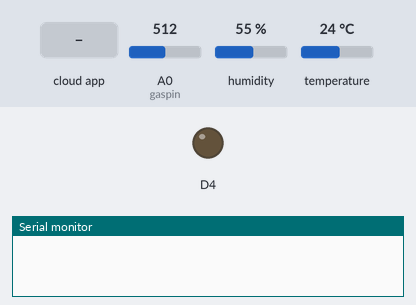
Bench run of a sketch on a simulated ESP8266 (NodeMCU). Parts: output pins drawn as LEDs (lit = HIGH), the last lines printed to the serial monitor. Inputs (shaded band) come from the test bench; at power-on: A0 (gaspin) = 512, humidity 55 %, temperature 24 °C. WiFi joins after 1.5 s; servers stay silent unless stated; the Firebase database answers and starts empty; pins used as bus, display or sensor lines are not drawn.

Above: at 3.4 s.
3.5 s: the phone or cloud app sets led to 1
At 6.1 s:
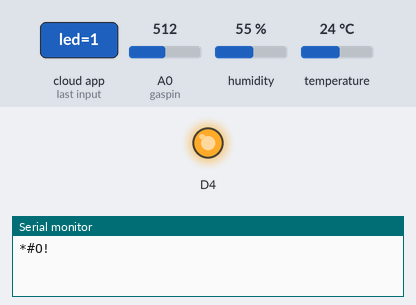
29.8 s: the phone or cloud app sets led to 0
At 32.1 s:
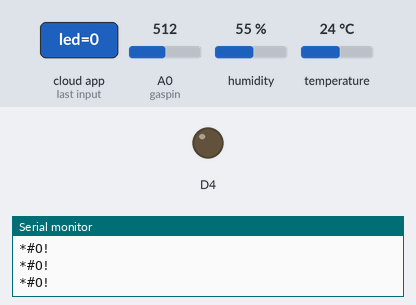
Timing chart, 0 to 33.4 s (numbered marks = the images above; inputs shaded):
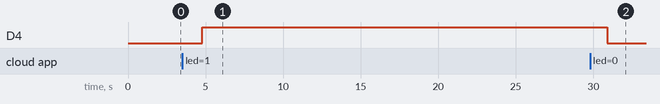

The sketch:

NodeMCU.ino
```cpp
// (licence header left out)
// FirebaseDemo_ESP8266 is a sample that demo the different functions
// of the FirebaseArduino API.

#include <ESP8266WiFi.h>
#include <FirebaseArduino.h>
#include <DHT.h>
#define DHTPIN D5
#define DHTTYPE DHT11
DHT dht (DHTPIN,DHTTYPE);

#define FIREBASE_HOST "host"
#define FIREBASE_AUTH "auth"


#define WIFI_SSID "mathews"
#define WIFI_PASSWORD "12345678"
const int trigPin = D5;
const int gaspin = A0;
int lightpin = D7;


int light;
int gas;

int airq;
int ht;
int tm;

char readh[17];
char readt[17];
char readg[17];
char reade[17];

char readm[5];

String mega;

String mega_emergency;

bool e = 0;

long duration;
int distance;
String current_emergency;
void setup() {
  pinMode(DHTPIN,INPUT);
  dht.begin();
  pinMode(trigPin, OUTPUT); // Sets the trigPin as an Output
  pinMode(gaspin, INPUT);
  pinMode(lightpin, INPUT);
  pinMode(D4,OUTPUT);
  Serial.begin(9600);

  // connect to wifi.
  WiFi.begin(WIFI_SSID, WIFI_PASSWORD);
  // Serial.println("connecting");
  while (WiFi.status() != WL_CONNECTED) {
    // Serial.print(".");
    delay(500);
  }
  // Serial.println();
  // Serial.print("connected: ");
  // Serial.println(WiFi.localIP());

  Firebase.begin(FIREBASE_HOST, FIREBASE_AUTH);
  Firebase.setString("emergencies", "");
  Firebase.setInt("AIR_QUALITY", 0);
  Firebase.setInt("HUMIDITY", 0);
  Firebase.setInt("TEMPERATURE", 0);
  Firebase.setBool("EMERGENCY2", 0);
  // Serial.println("updated the firebase vars");

}

int ledDb;
char air;
char serial;
void loop() {
  serial = Serial.read();
  if(serial)

  ledDb=Firebase.getInt("led");
  if(ledDb==1){
    digitalWrite(D4,HIGH);
  }else{
    digitalWrite(D4,LOW);
  }
  // Clears the trigPin
  digitalWrite(trigPin, LOW);
  delayMicroseconds(2);

  light = analogRead(D7);
  gas = analogRead(A0);

  // Sets the trigPin on HIGH state for 10 micro seconds
  digitalWrite(trigPin, HIGH);
  delayMicroseconds(10);
  digitalWrite(trigPin, LOW);


  // Serial.readBytesUntil('_', readg, 10);
  // Serial.readBytesUntil('.', readh, 10);
  // Serial.readBytesUntil('#', readt, 10);
  // Serial.readBytesUntil('!', reade, 10);

  Serial.readBytesUntil('.', readm, 5);


  // Serial.println(readg);
  // Serial.println(readh);
  // Serial.println(readt);
  // Serial.println(readt);

  // Serial.println("hellow");

  // Reads the echoPin, returns the sound wave travel time in microseconds


  // Calculating the distance
  distance= duration*0.034/2;
  // Prints the distance on the Serial Monitor
  // Serial.print(light);
  // Serial.print("Distance: ");


  // delay(2000);
  // delay(2000);
  float h = dht.readHumidity();
  float t = dht.readTemperature();

  // String airq_s = String(readg);
  // String ht_s = String(readh);
  String tm_s = String(readt);
  // String e_s = String(reade);
  mega = String(readm);

  mega_emergency = mega.substring(mega.length() - 1, mega.length());

  // airq = airq_s.substring(airq_s.length() - 3, airq_s.length()).toInt();

  // int em = airq_s.substring(airq_s.length() - 1, airq_s.length()).toInt();
  // if(em == 1){
  //   e = true;
  // }

  // if(em == 0){
  //   e = false;
  // }


  // // airq = airq_s.toInt();
  // ht = ht_s.toInt();
  // tm = tm_s.toInt();


  // Serial.println(airq_s);
  // Serial.println(ht_s);
  // Serial.println(tm_s);
  // Serial.println(airq);
  // Serial.println(ht);
  // Serial.println(tm);
  // Serial.print("mega:");
  // Serial.println(mega_emergency);
  // Serial.print("-");
  // Serial.print(mega_emergency);
  // Serial.println("-");


  // if (ht > 0){
  //   Firebase.setInt("HUMIDITY",ht);
  // }

  // if (tm > 0){
  //   Firebase.setInt("TEMPERATURE", tm);
  // }

  // if (airq > 0){
  //   Firebase.setInt("AIR_QUALITY", airq);
  // }
  // Firebase.setBool("EMERGENCY2", e);

  // Serial.println(e);


  if(mega_emergency == "C"){
      current_emergency = "High CO2";
  }
  else if(mega_emergency == "N" ){
      current_emergency = "None";
  }
  else if(mega_emergency == "H"){
      current_emergency = "High Humidity";
  }
  else if(mega_emergency == "T"){
      current_emergency = "High Temperature";
  }
  else if(mega_emergency == "Q"){
      current_emergency = "High CO2 And Humidity";
  }
  else if(mega_emergency == "W"){
      current_emergency = "High CO2 And Temperature";
  }
  else if(mega_emergency == "R"){
      current_emergency = "High Humidity And Temperature";
  }
  else if(mega_emergency == "E"){
      current_emergency = "High Humidity, Temperature And CO2";
  }
  // Serial.println(current_emergency);
  Firebase.setString("emergencies", current_emergency);
  // Firebase.setFloat("TEMPERATURE", tm);
  // Firebase.setFloat("HUMIDITY", h)
  String intruder = Firebase.getString("/Intruder Detection/Status");
  String emergency = Firebase.getString("/Emergency/emergency");
  int hr = Firebase.getInt("/fitness_data/heartRate");
  String back = Firebase.getString("/Controls/Back");
  String front = Firebase.getString("/Controls/Front");
  String left = Firebase.getString("/Controls/Left");
  String right = Firebase.getString("/Controls/Right");

  // Serial.print(intruder);
  // Serial.println(": intruder");
  // Serial.print(emergency);
  // Serial.println(": emergency");
  // Serial.print(hr);
  // Serial.println(": heartrate");
  // Serial.print(back);
  // Serial.println(": back");
  // Serial.print(front);
  // Serial.println(": front");
  // Serial.print(left);
  // Serial.println(": left");
  // Serial.print(right);
  // Serial.println(": right");

  String Direction;

  if(back == "True"){
    Direction = "B";
  }
  else if(front == "True"){
    Direction = "F";
  }
  else if(left == "True"){
    Direction = "L";

  }
  else if(right == "True"){
    Direction = "R";
  }
  else{
    Direction = "O";
  }


  Serial.print(intruder);
  Serial.print("*");
  Serial.print(emergency);
  Serial.print("#");
  Serial.print(Direction);
  Serial.println("!");

  readg[10] = {0};
  readh[10]= {0};
  readt[10]= {0};
  readm[5] = {0};
  memset(&(readg[0]), 0, 14);
  memset(&(readh[0]), 0, 14);
  memset(&(readt[0]), 0, 14);
  memset(&(readm[0]), 0, 5);


}
```

Measured:
- after the input at 3.5 s, D4: LOW → HIGH after 1.3 s
- after the input at 29.8 s, D4: HIGH → LOW after 1.1 s
